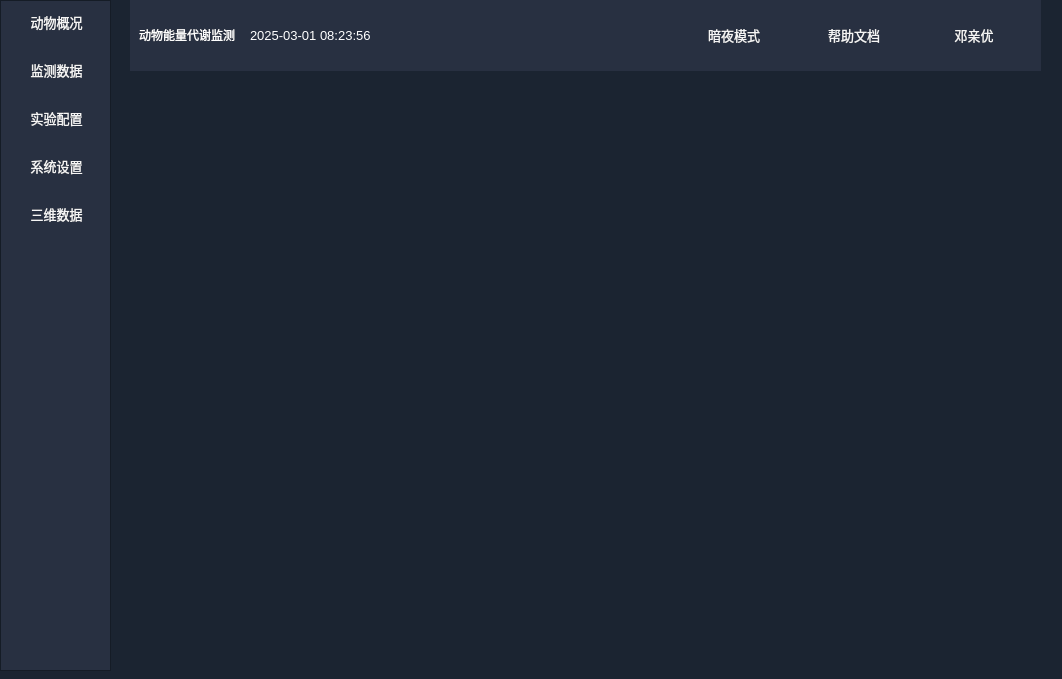
<?xml version="1.0" encoding="UTF-8"?>
<ui version="4.0">
 <class>mainWindow</class>
 <widget class="QWidget" name="mainWindow">
  <property name="geometry">
   <rect>
    <x>0</x>
    <y>0</y>
    <width>1062</width>
    <height>679</height>
   </rect>
  </property>
  <property name="font">
   <font>
    <pointsize>8</pointsize>
   </font>
  </property>
  <property name="windowTitle">
   <string>Form</string>
  </property>
  <property name="styleSheet">
   <string notr="true">QWidget{
background:rgb(27,36,49)
}
QGraphicsView{
border:1px solid white;
}</string>
  </property>
  <widget class="QWidget" name="verticalLayoutWidget">
   <property name="geometry">
    <rect>
     <x>0</x>
     <y>0</y>
     <width>111</width>
     <height>671</height>
    </rect>
   </property>
   <layout class="QVBoxLayout" name="left_layout">
    <item>
     <widget class="QScrollArea" name="left_layout_scroll">
      <property name="styleSheet">
       <string notr="true">
QPushButton{
	color:rgb(245, 245, 245);
	padding:11px;
	background:rgb(40, 48,65);
border：none;
font-size:13px;
}</string>
      </property>
      <property name="horizontalScrollBarPolicy">
       <enum>Qt::ScrollBarAlwaysOff</enum>
      </property>
      <property name="widgetResizable">
       <bool>true</bool>
      </property>
      <widget class="QWidget" name="left_layout_scroll_widget">
       <property name="geometry">
        <rect>
         <x>0</x>
         <y>0</y>
         <width>107</width>
         <height>667</height>
        </rect>
       </property>
       <property name="styleSheet">
        <string notr="true">background:rgb(40, 48,65);
border:none;</string>
       </property>
       <widget class="QWidget" name="verticalLayoutWidget_5">
        <property name="geometry">
         <rect>
          <x>0</x>
          <y>0</y>
          <width>111</width>
          <height>671</height>
         </rect>
        </property>
        <layout class="QVBoxLayout" name="verticalLayout">
         <property name="spacing">
          <number>6</number>
         </property>
         <property name="sizeConstraint">
          <enum>QLayout::SetMinAndMaxSize</enum>
         </property>
         <item>
          <widget class="QPushButton" name="btn1">
           <property name="sizePolicy">
            <sizepolicy hsizetype="Minimum" vsizetype="Maximum">
             <horstretch>20</horstretch>
             <verstretch>21</verstretch>
            </sizepolicy>
           </property>
           <property name="font">
            <font>
             <pointsize>-1</pointsize>
             <bold>false</bold>
            </font>
           </property>
           <property name="styleSheet">
            <string notr="true"/>
           </property>
           <property name="text">
            <string>动物概况</string>
           </property>
           <property name="icon">
            <iconset resource="resource/mainPage.qrc">
             <normaloff>:/icon/generate_white.svg</normaloff>:/icon/generate_white.svg</iconset>
           </property>
           <property name="iconSize">
            <size>
             <width>20</width>
             <height>20</height>
            </size>
           </property>
           <property name="autoDefault">
            <bool>false</bool>
           </property>
           <property name="default">
            <bool>false</bool>
           </property>
           <property name="flat">
            <bool>true</bool>
           </property>
          </widget>
         </item>
         <item>
          <widget class="QPushButton" name="btn2">
           <property name="sizePolicy">
            <sizepolicy hsizetype="Minimum" vsizetype="Maximum">
             <horstretch>20</horstretch>
             <verstretch>21</verstretch>
            </sizepolicy>
           </property>
           <property name="font">
            <font>
             <pointsize>-1</pointsize>
             <bold>false</bold>
            </font>
           </property>
           <property name="styleSheet">
            <string notr="true"/>
           </property>
           <property name="text">
            <string>监测数据</string>
           </property>
           <property name="icon">
            <iconset resource="resource/mainPage.qrc">
             <normaloff>:/icon/market_analysis_white.svg</normaloff>:/icon/market_analysis_white.svg</iconset>
           </property>
           <property name="iconSize">
            <size>
             <width>20</width>
             <height>20</height>
            </size>
           </property>
           <property name="autoDefault">
            <bool>false</bool>
           </property>
           <property name="default">
            <bool>false</bool>
           </property>
           <property name="flat">
            <bool>true</bool>
           </property>
          </widget>
         </item>
         <item>
          <widget class="QPushButton" name="btn3">
           <property name="sizePolicy">
            <sizepolicy hsizetype="Minimum" vsizetype="Maximum">
             <horstretch>20</horstretch>
             <verstretch>21</verstretch>
            </sizepolicy>
           </property>
           <property name="font">
            <font>
             <pointsize>-1</pointsize>
             <bold>false</bold>
            </font>
           </property>
           <property name="styleSheet">
            <string notr="true"/>
           </property>
           <property name="text">
            <string>实验配置</string>
           </property>
           <property name="icon">
            <iconset resource="resource/mainPage.qrc">
             <normaloff>:/icon/setting_config_white.svg</normaloff>:/icon/setting_config_white.svg</iconset>
           </property>
           <property name="iconSize">
            <size>
             <width>20</width>
             <height>20</height>
            </size>
           </property>
           <property name="autoDefault">
            <bool>false</bool>
           </property>
           <property name="default">
            <bool>false</bool>
           </property>
           <property name="flat">
            <bool>true</bool>
           </property>
          </widget>
         </item>
         <item>
          <widget class="QPushButton" name="btn5">
           <property name="sizePolicy">
            <sizepolicy hsizetype="Minimum" vsizetype="Maximum">
             <horstretch>20</horstretch>
             <verstretch>21</verstretch>
            </sizepolicy>
           </property>
           <property name="font">
            <font>
             <pointsize>-1</pointsize>
             <bold>false</bold>
            </font>
           </property>
           <property name="styleSheet">
            <string notr="true"/>
           </property>
           <property name="text">
            <string>系统设置</string>
           </property>
           <property name="icon">
            <iconset resource="resource/mainPage.qrc">
             <normaloff>:/icon/setting_computer_white.svg</normaloff>:/icon/setting_computer_white.svg</iconset>
           </property>
           <property name="iconSize">
            <size>
             <width>20</width>
             <height>20</height>
            </size>
           </property>
           <property name="autoDefault">
            <bool>false</bool>
           </property>
           <property name="default">
            <bool>false</bool>
           </property>
           <property name="flat">
            <bool>true</bool>
           </property>
          </widget>
         </item>
         <item>
          <widget class="QPushButton" name="btn4">
           <property name="sizePolicy">
            <sizepolicy hsizetype="Minimum" vsizetype="Maximum">
             <horstretch>20</horstretch>
             <verstretch>21</verstretch>
            </sizepolicy>
           </property>
           <property name="font">
            <font>
             <pointsize>-1</pointsize>
             <bold>false</bold>
            </font>
           </property>
           <property name="styleSheet">
            <string notr="true"/>
           </property>
           <property name="text">
            <string>三维数据</string>
           </property>
           <property name="icon">
            <iconset resource="resource/mainPage.qrc">
             <normaloff>:/icon/material_three_white.svg</normaloff>:/icon/material_three_white.svg</iconset>
           </property>
           <property name="iconSize">
            <size>
             <width>20</width>
             <height>20</height>
            </size>
           </property>
           <property name="autoDefault">
            <bool>false</bool>
           </property>
           <property name="default">
            <bool>false</bool>
           </property>
           <property name="flat">
            <bool>true</bool>
           </property>
          </widget>
         </item>
         <item>
          <spacer name="verticalSpacer">
           <property name="orientation">
            <enum>Qt::Vertical</enum>
           </property>
           <property name="sizeType">
            <enum>QSizePolicy::Expanding</enum>
           </property>
           <property name="sizeHint" stdset="0">
            <size>
             <width>20</width>
             <height>40</height>
            </size>
           </property>
          </spacer>
         </item>
        </layout>
       </widget>
      </widget>
     </widget>
    </item>
   </layout>
  </widget>
  <widget class="QWidget" name="horizontalLayoutWidget">
   <property name="geometry">
    <rect>
     <x>130</x>
     <y>0</y>
     <width>911</width>
     <height>71</height>
    </rect>
   </property>
   <layout class="QHBoxLayout" name="top_layout">
    <item>
     <widget class="QScrollArea" name="scrollArea_2">
      <property name="styleSheet">
       <string notr="true">border:none;</string>
      </property>
      <property name="verticalScrollBarPolicy">
       <enum>Qt::ScrollBarAlwaysOff</enum>
      </property>
      <property name="widgetResizable">
       <bool>true</bool>
      </property>
      <widget class="QWidget" name="scrollAreaWidgetContents_2">
       <property name="geometry">
        <rect>
         <x>0</x>
         <y>0</y>
         <width>909</width>
         <height>69</height>
        </rect>
       </property>
       <property name="styleSheet">
        <string notr="true">background:rgb(40, 48,65);</string>
       </property>
       <widget class="QWidget" name="horizontalLayoutWidget_2">
        <property name="geometry">
         <rect>
          <x>0</x>
          <y>0</y>
          <width>901</width>
          <height>71</height>
         </rect>
        </property>
        <layout class="QHBoxLayout" name="horizontalLayout">
         <item>
          <widget class="QPushButton" name="btn3_2">
           <property name="sizePolicy">
            <sizepolicy hsizetype="Minimum" vsizetype="Maximum">
             <horstretch>20</horstretch>
             <verstretch>21</verstretch>
            </sizepolicy>
           </property>
           <property name="baseSize">
            <size>
             <width>1</width>
             <height>0</height>
            </size>
           </property>
           <property name="font">
            <font>
             <bold>false</bold>
            </font>
           </property>
           <property name="styleSheet">
            <string notr="true">*{
color:white}</string>
           </property>
           <property name="text">
            <string>动物能量代谢监测</string>
           </property>
           <property name="icon">
            <iconset resource="resource/mainPage.qrc">
             <normaloff>:/images/mouse.png</normaloff>:/images/mouse.png</iconset>
           </property>
           <property name="iconSize">
            <size>
             <width>50</width>
             <height>50</height>
            </size>
           </property>
           <property name="autoDefault">
            <bool>false</bool>
           </property>
           <property name="default">
            <bool>false</bool>
           </property>
           <property name="flat">
            <bool>true</bool>
           </property>
          </widget>
         </item>
         <item>
          <widget class="QLabel" name="label_14">
           <property name="font">
            <font>
             <pointsize>10</pointsize>
            </font>
           </property>
           <property name="styleSheet">
            <string notr="true">color:white;</string>
           </property>
           <property name="text">
            <string>2025-03-01 08:23:56</string>
           </property>
          </widget>
         </item>
         <item>
          <spacer name="horizontalSpacer">
           <property name="orientation">
            <enum>Qt::Horizontal</enum>
           </property>
           <property name="sizeType">
            <enum>QSizePolicy::Expanding</enum>
           </property>
           <property name="sizeHint" stdset="0">
            <size>
             <width>300</width>
             <height>20</height>
            </size>
           </property>
          </spacer>
         </item>
         <item>
          <widget class="QPushButton" name="pushButton_4">
           <property name="sizePolicy">
            <sizepolicy hsizetype="Minimum" vsizetype="Maximum">
             <horstretch>20</horstretch>
             <verstretch>21</verstretch>
            </sizepolicy>
           </property>
           <property name="font">
            <font>
             <pointsize>-1</pointsize>
             <bold>false</bold>
            </font>
           </property>
           <property name="styleSheet">
            <string notr="true">QPushButton{
	color:rgb(245, 245, 245);
	padding:7px;
	background:rgb(40, 48,65);
border：none;
font-size:13px;
}</string>
           </property>
           <property name="text">
            <string>暗夜模式</string>
           </property>
           <property name="icon">
            <iconset resource="resource/mainPage.qrc">
             <normaloff>:/icon/dark_mode_white.svg</normaloff>:/icon/dark_mode_white.svg</iconset>
           </property>
           <property name="iconSize">
            <size>
             <width>24</width>
             <height>24</height>
            </size>
           </property>
           <property name="autoDefault">
            <bool>false</bool>
           </property>
           <property name="default">
            <bool>false</bool>
           </property>
           <property name="flat">
            <bool>true</bool>
           </property>
          </widget>
         </item>
         <item>
          <widget class="QPushButton" name="pushButton_3">
           <property name="sizePolicy">
            <sizepolicy hsizetype="Minimum" vsizetype="Maximum">
             <horstretch>20</horstretch>
             <verstretch>21</verstretch>
            </sizepolicy>
           </property>
           <property name="font">
            <font>
             <pointsize>-1</pointsize>
             <bold>false</bold>
            </font>
           </property>
           <property name="styleSheet">
            <string notr="true">QPushButton{
	color:rgb(245, 245, 245);
	padding:7px;
	background:rgb(40, 48,65);
border：none;
font-size:13px;
}</string>
           </property>
           <property name="text">
            <string>帮助文档</string>
           </property>
           <property name="icon">
            <iconset resource="resource/mainPage.qrc">
             <normaloff>:/icon/help_white.svg</normaloff>:/icon/help_white.svg</iconset>
           </property>
           <property name="iconSize">
            <size>
             <width>24</width>
             <height>24</height>
            </size>
           </property>
           <property name="autoDefault">
            <bool>false</bool>
           </property>
           <property name="default">
            <bool>false</bool>
           </property>
           <property name="flat">
            <bool>true</bool>
           </property>
          </widget>
         </item>
         <item>
          <widget class="QPushButton" name="pushButton_2">
           <property name="sizePolicy">
            <sizepolicy hsizetype="Minimum" vsizetype="Maximum">
             <horstretch>20</horstretch>
             <verstretch>21</verstretch>
            </sizepolicy>
           </property>
           <property name="font">
            <font>
             <pointsize>-1</pointsize>
             <bold>false</bold>
            </font>
           </property>
           <property name="styleSheet">
            <string notr="true">QPushButton{
	color:rgb(245, 245, 245);
	padding:7px;
	background:rgb(40, 48,65);
border：none;
font-size:13px;
}</string>
           </property>
           <property name="text">
            <string>邓亲优</string>
           </property>
           <property name="icon">
            <iconset resource="resource/mainPage.qrc">
             <normaloff>:/icon/me_white.svg</normaloff>:/icon/me_white.svg</iconset>
           </property>
           <property name="iconSize">
            <size>
             <width>24</width>
             <height>24</height>
            </size>
           </property>
           <property name="autoDefault">
            <bool>false</bool>
           </property>
           <property name="default">
            <bool>false</bool>
           </property>
           <property name="flat">
            <bool>true</bool>
           </property>
          </widget>
         </item>
        </layout>
       </widget>
      </widget>
     </widget>
    </item>
   </layout>
  </widget>
 </widget>
 <resources>
  <include location="resource/mainPage.qrc"/>
 </resources>
 <connections/>
</ui>
